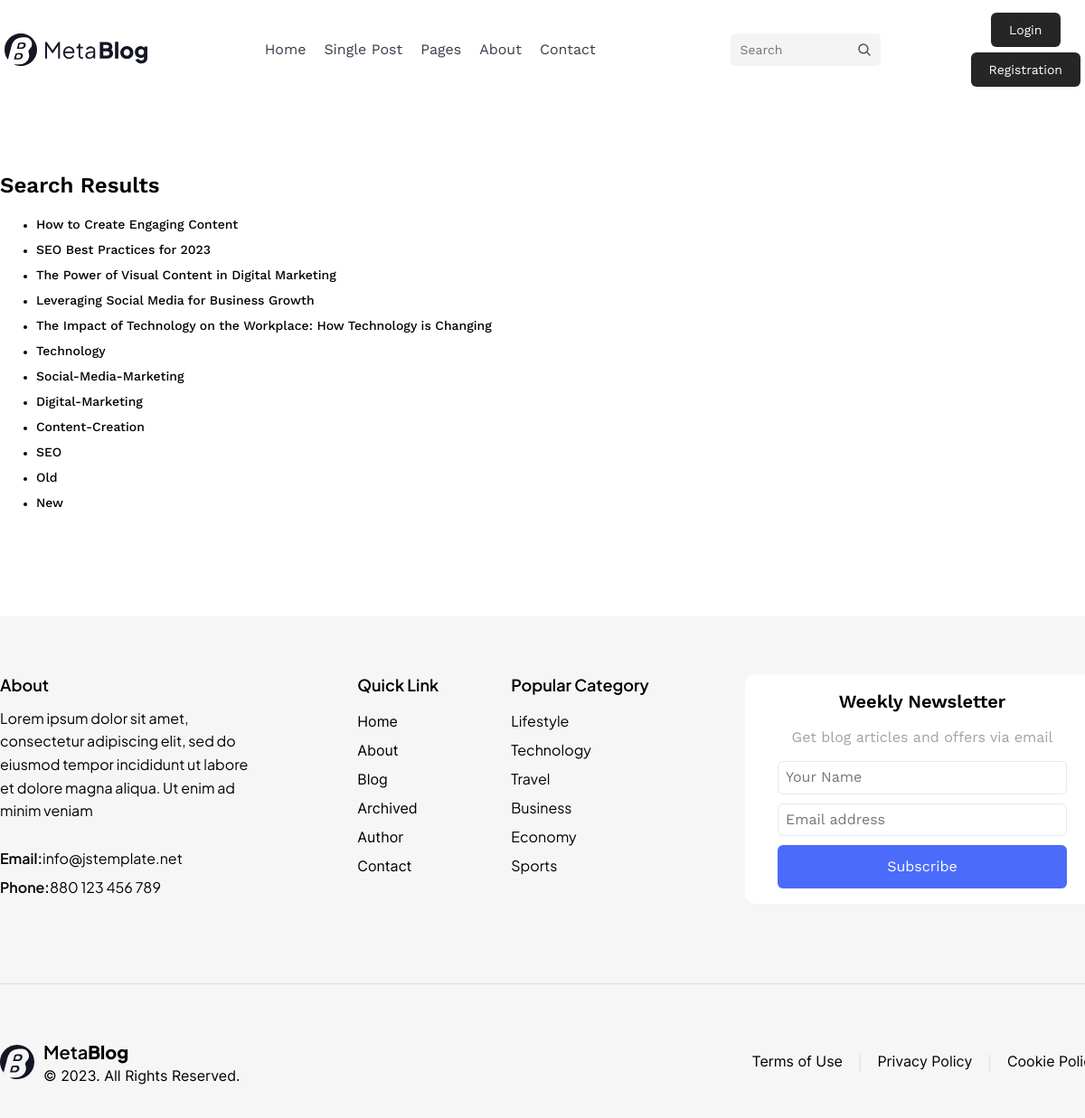
/search/, run on an earlier commit of the app's database.
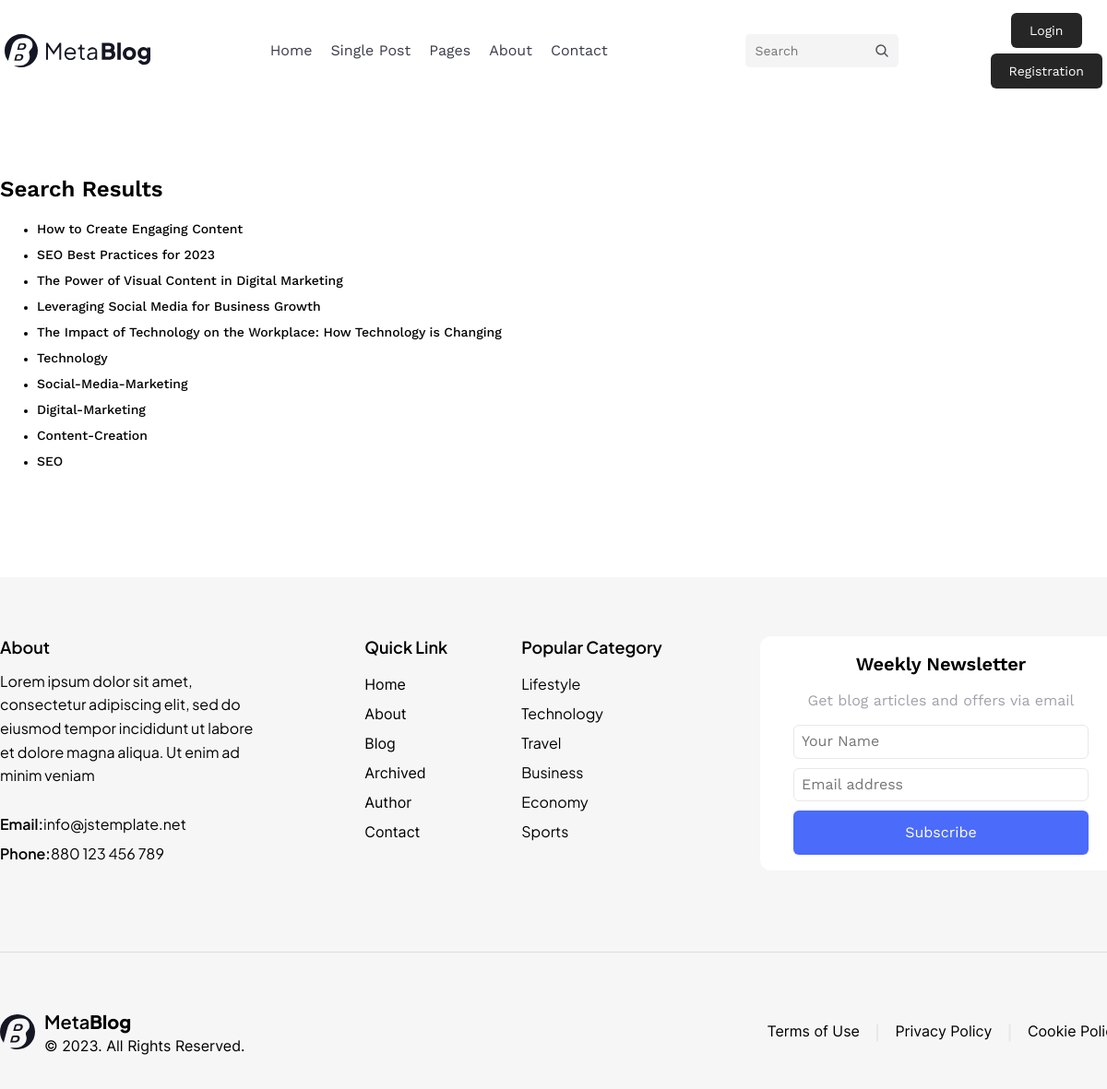
And on a later commit of the database.
### blog/models.py (models this page shows, shortened)
class Article(models.Model):
    author = models.ForeignKey(User, on_delete=models.CASCADE)
    author_name = models.CharField(max_length=255)
    title = models.CharField(max_length=255)
    summary = models.TextField()
    full_text = models.TextField()
    category = models.CharField(max_length=255)
    pubdate = models.DateTimeField(auto_now_add=True)
    slug = models.CharField(max_length=255, unique=True)
    og_image = models.ImageField(upload_to=image_filename, null=True)
    likes = models.ManyToManyField(User, related_name="liked_articles")
    def get_absolute_url(self):
        return reverse("article_page", kwargs={"slug": self.slug})

### blog/views.py (the view)
# urls.py: path("search/", article_search, name="article_search"),
def article_search(request):
    search_form = ArticleSearchForm(request.GET)
    query = request.GET.get("query", "")
    articles = Article.objects.filter(Q(title__icontains=query) | Q(category__icontains=query) | Q(full_text__icontains=query))
    context = {
        "search_form": search_form,
        "articles": articles,
    }
    return render(request, "search_results.html", context)

### blog/forms.py
class ArticleSearchForm(forms.Form):
    query = forms.CharField(
        label="Search Articles",
        max_length=100,
        widget=forms.TextInput(attrs={"placeholder": "Search for articles..."}),
    )

### blog/templates/search_results.html (shortened to what this page needs)
{% extends 'base.html' %} {% load static %} {% load i18n %}
{% block content %}
<div class="search-results-page">
	<h2 class="search-results-title">Search Results</h2>
	{% if articles %}
	<ul class="search-results-list">
		{% for article in articles %}
		<li class="search-results-item">
			<a class="search-results-link" href="{{ article.get_absolute_url }}"
				>{{ article.title }}</a
			>
		</li>
		{% endfor %}
	</ul>
	{% else %}
	<p class="no-results-message">No articles found.</p>
	{% endif %}
</div>
{% endblock %}

### blog/templates/base.html (shortened to what this page needs)
{% load static %}
<!DOCTYPE html>
<html lang="en">
	<head>
		<link href="{% static 'css/styles.css' %}" rel="stylesheet" />
	</head>
	<body>
		{% include 'partials/header.html' %}
		{% block content %} {% endblock %}
		{% include 'partials/footer.html' %}
	</body>
</html>

### blog/templates/partials/header.html (shortened to what this page needs)
{% load static %}
<header class="page-header">
	<div class="header-container">
		<div class="logo-container">
			<a href="{% url 'home_page' %}" class="logo"
				><img
					src="{% static 'img/logo-name.svg' %}"
					alt="Logo Blog"
					width="150"
					height="auto"
					loading="lazy"
			/></a>
		</div>
		<div class="menu-wrapper">
			<div class="menu-container" id="menu-container" data-menu>
				<nav class="main-navigation">
					<ul class="menu-list">
						<li class="menu-item">
							<a href="{% url 'home_page' %}" class="menu-link current">Home</a>
						</li>
						<li class="menu-item">
							<a href="{% url 'single_post_page' %}" class="menu-link"
								>Single Post</a
							>
						</li>
						<li class="menu-item">
							<a href="{% url 'pages_page' %}" class="menu-link">Pages</a>
						</li>
						<li class="menu-item">
							<a href="{% url 'about_page' %}" class="menu-link">About</a>
						</li>
						<li class="menu-item">
							<a href="{% url 'contact_page' %}" class="menu-link">Contact</a>
						</li>
					</ul>
				</nav>
				<div class="search-form">
					<form method="get" action="{% url 'article_search' %}">
						<div class="search-icon-container">
							<input
								name="query"
								type="text"
								placeholder="Search"
								class="search-input"
							/>
							<img
								src="{% static 'img/magnifying-glass-solid.svg' %}"
								alt="Search Icon"
								class="img-search-icon"
							/>
						</div>
					</form>
				</div>
			</div>
			<div class="user-actions">
				{% if user.is_authenticated %}
				<div class="button-item">
					<a href="{% url 'logout' %}" class="button-link">Logout</a>
				</div>
				{% if not '/profile-view/' in request.path %}
				<div class="button-item">
					<a href="{% url 'profile-view' %}" class="button-link">Profile</a>
				</div>
				{% endif %} {% else %}
				<div class="button-item">
					<a href="{% url 'login' %}" class="button-link">Login</a>
				</div>
				<div class="button-item">
					<a href="{% url 'registration' %}" class="button-link"
						>Registration</a
					>
				</div>
				{% endif %}
			</div>
		</div>
	</div>
</header>

### blog/templates/partials/footer.html (shortened to what this page needs)
{% load static %}
<footer class="footer-distributed">
	<div class="footer-wrapper">
		<section class="footer-section-1">
			<div class="footer-left">
				<p class="footer-company-about">About</p>
				<p class="footer-company-text">
					Lorem ipsum dolor sit amet, consectetur adipiscing elit, sed do
					eiusmod tempor incididunt ut labore et dolore magna aliqua. Ut enim ad
					minim veniam
				</p>
				<p class="footer-email">
					<span>Email:</span
					><a href="mailto:dorokhov.andrii@gmail.com">info@jstemplate.net</a>
				</p>
				<p class="footer-phone"><span>Phone:</span>880 123 456 789</p>
			</div>
			<div class="footer-center">
				<div class="link-list">
					<h3 class="footer-links">Quick Link</h3>
					<ul>
						<li><a href="#" class="link-1">Home</a></li>
						<li><a href="#">About</a></li>
						<li><a href="#">Blog</a></li>
						<li><a href="#">Archived</a></li>
						<li><a href="#">Author</a></li>
						<li><a href="#">Contact</a></li>
					</ul>
				</div>
				<div class="category-list">
					<h3 class="footer-links">Popular Category</h3>
					<ul>
						<li>
							<a href="{% url 'category_page' 'Lifestyle' %}">Lifestyle</a>
						</li>
						<li>
							<a href="{% url 'category_page' 'Technology' %}">Technology</a>
						</li>
						<li><a href="{% url 'category_page' 'Travel' %}">Travel</a></li>
						<li><a href="{% url 'category_page' 'Business' %}">Business</a></li>
						<li><a href="{% url 'category_page' 'Economy' %}">Economy</a></li>
						<li><a href="{% url 'category_page' 'Sports' %}">Sports</a></li>
					</ul>
				</div>
			</div>
			<div class="footer-right">
				{% if not user.is_authenticated %}
				<section class="subscribe-section">
					<form action="{% url 'subscribe' %}" method="post">
						<div class="subscribe-form">
							<div class="subscribe-message">
								<p class="subscribe-text">Weekly Newsletter</p>
								<p class="subscribe-text-info">
									Get blog articles and offers via email
								</p>
							</div>
							<div class="subscribe-input">
								<input
									id="name"
									name="name"
									class="name-input"
									placeholder="Your Name"
									autocomplete="name"
								/>
							</div>
							<div class="subscribe-input">
								<input
									id="email"
									name="email"
									type="email"
									class="email-input"
									placeholder="Email address"
									autocomplete="email"
								/>
							</div>
							<div class="subscribe-button">
								<button type="submit" class="subscribe-submit">
									Subscribe
								</button>
							</div>
						</div>
					</form>
				</section>
				{% endif %}
			</div>
		</section>
		<hr class="separator" />
		<section class="footer-section-2">
			<div class="logo-section">
				<img src="{% static 'img/logo.svg' %}" alt="" />
				<div class="meta-info">
					<p class="footer-company-name">Meta<span>Blog</span></p>
					<p class="footer-rights">
						© {{author_name }} {% now "Y" %}. All Rights Reserved.
					</p>
				</div>
			</div>
			<div class="footer-links">
				<a href="/terms-of-use">Terms of Use</a>
				<p>|</p>
				<a href="/privacy-policy">Privacy Policy</a>
				<p>|</p>
				<a href="/cookie-policy">Cookie Policy</a>
			</div>
		</section>
	</div>
</footer>

### blog/static/css/base/_base.css (style rules this page uses)
html { box-sizing: border-box; }
*, *::before, *::after { box-sizing: inherit; }
body { background-color: #ffffff; font-family: "Roboto", sans-serif; overflow: auto; padding-top: 0px; font-size: 12px; font-weight: 500; line-height: 1.33; }
img { display: block; width: 100%; height: 100%; }
a { font-style: normal; display: inline-block; text-decoration: none; }
h2, h3, h4, h5, h6 { margin: 0; color: #000000; }
button { display: flex; justify-content: center; align-items: center; padding: 0; border: none; background-color: transparent; }

### blog/static/css/utils/_vars.css (style rules this page uses)
:root { --font-medium: "WorkSans-Medium", sans-serif; --font-extrabold: "WorkSans-ExtraBold", sans-serif; --font-bold: "WorkSans-Bold", sans-serif; --font-semibold: "WorkSans-SemiBold", sans-serif; --font-regular: "WorkSans-Regular", sans-serif; --font-source-regular: "SourceSerif4-Regular", serif; --font-source-bold-italic: "SourceSerif4-BoldItalic", serif; --font-plusjakarta-regular: "PlusJakartaSans-Regular", sans-serif; --font-plusjakarta-semibold: "PlusJakartaSans-SemiBold", sans-serif; --font-plusjakarta-extrabold: "PlusJakartaSans-ExtraBold", sans-serif; --font-inter-regular: "Inter-Regular", sans-serif; --font-size-small: 14px; --font-size-medium: 16px; --font-size-medium-extra: 18px; --font-size-large: 20px; --font-size-xlarge: 24px; --font-size-xxlarge: 32px; --font-size-xxxlarge: 36px; --font-regular: 400; --font-weight-medium: 500; --font-weight-extrabold: 800; --font-weight-bold: 700; --font-weight-semibold: 600; --category-text-color: #4b6bfb; --footer-article-color: #97989f; --default-explanatory-text-color: #a1a1aa; --hero-category-text-color: #ffffff; --hero-category-background: #4b6bfb; --article-category-background: rgba(75, 107, 251, 0.05); --article-padding: 16px; --button-color: #4b6bfb; --button-color-hover: #3a5df9; --button-text-color: #ffffff; --inactive-button-color: #8da0f6; --inactive-button-text-color: #dfdfdf; --header-button-color: #262626; --header-button-border-radius: 6px; --form-upper-bg: #fff; --form-lower-bg: #f7fafc; --form-border-color: 1px solid rgba(0, 0, 0, 0.05); --form-border: 1px solid #ccc; --form-title-color: #32325d; --form-hero-text-color: #fff; --input-box-shadow: 0 1px 3px rgba(50, 50, 93, 0.15), 0 1px 0 rgba(0, 0, 0, 0.02); --input-background-color: #fff; --input-text-color: #8898aa; --input-label-color: #525f7f; --main-box-shadow: rgba(24, 26, 42, 0.12) 0px 12px 24px -6px; --form-input-border-radius: 6px; --header-button-text-color: #fff; --object-border-radius: 12px; --article-img-radius: 6px; --primary-background-color: #ffffff; --secondary-background-color: #f6f6f7; --main-border: 1px solid #e8e8ea; --button-height: 48px; --article-title-text-color: #181a2a; --page-link-color: rgba(59, 60, 74, 1); --search-form-bg-color: rgba(244, 244, 245, 1); --search-form-hint-text-color: rgb(161, 161, 170); --container-width: 1216px; --white-color: #ffffff; --black-color: #000000; }

### blog/static/css/layout/_search_page.css (style rules this page uses)
.search-results-page { display: flex; flex-direction: column; width: var(--container-width); margin: 0 auto 100px auto; padding-top: 80px; }
.search-results-title { font-size: 24px; font-family: "WorkSans-SemiBold", sans-serif; font-weight: 600; font-style: normal; }
.search-results-link { text-decoration: none; color: inherit; font-size: 14px; line-height: 2; font-family: "WorkSans-Medium", sans-serif; font-weight: 500; font-style: normal; }

### blog/static/css/components/_profile_view.css (style rules this page uses)
.content-separator, .contact-separator, .separator { margin-bottom: 24px; margin-top: 24px; border: 0; border-top: 1px solid rgba(0, 0, 0, 0.1); overflow: visible; box-sizing: content-box; height: 0; }

What changed in the data, as far as the page shows it:
removed Article: title "Old"
removed Article: title "New"
